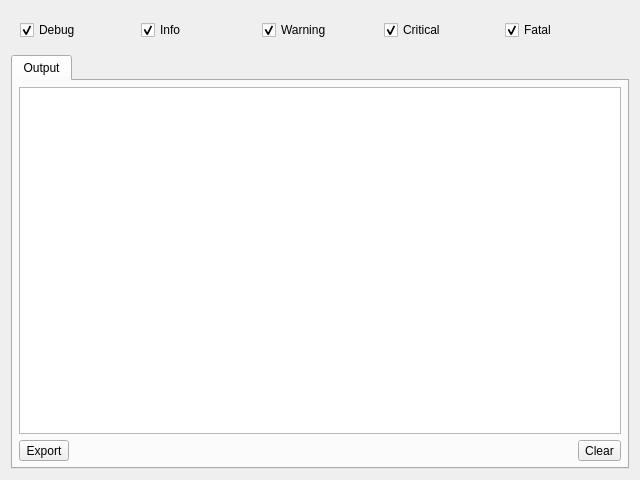
<?xml version="1.0" encoding="UTF-8"?>
<ui version="4.0">
 <class>FormQtMessageEx</class>
 <widget class="QWidget" name="FormQtMessageEx">
  <property name="geometry">
   <rect>
    <x>0</x>
    <y>0</y>
    <width>640</width>
    <height>480</height>
   </rect>
  </property>
  <property name="windowTitle">
   <string>Form</string>
  </property>
  <layout class="QVBoxLayout" name="verticalLayout">
   <item>
    <widget class="QWidget" name="wgt_filter" native="true">
     <layout class="QHBoxLayout" name="horizontalLayout">
      <item>
       <widget class="QCheckBox" name="chkbx_debug">
        <property name="text">
         <string>Debug</string>
        </property>
        <property name="checked">
         <bool>true</bool>
        </property>
       </widget>
      </item>
      <item>
       <widget class="QCheckBox" name="chkbx_info">
        <property name="text">
         <string>Info</string>
        </property>
        <property name="checked">
         <bool>true</bool>
        </property>
       </widget>
      </item>
      <item>
       <widget class="QCheckBox" name="chkbx_warning">
        <property name="text">
         <string>Warning</string>
        </property>
        <property name="checked">
         <bool>true</bool>
        </property>
       </widget>
      </item>
      <item>
       <widget class="QCheckBox" name="chkbx_critical">
        <property name="text">
         <string>Critical</string>
        </property>
        <property name="checked">
         <bool>true</bool>
        </property>
       </widget>
      </item>
      <item>
       <widget class="QCheckBox" name="chkbx_fatal">
        <property name="text">
         <string>Fatal</string>
        </property>
        <property name="checked">
         <bool>true</bool>
        </property>
       </widget>
      </item>
     </layout>
    </widget>
   </item>
   <item>
    <widget class="QTabWidget" name="tabwgt_output">
     <property name="tabPosition">
      <enum>QTabWidget::North</enum>
     </property>
     <widget class="QWidget" name="tab">
      <attribute name="title">
       <string>Output</string>
      </attribute>
      <layout class="QGridLayout" name="gridLayout_2">
       <property name="leftMargin">
        <number>6</number>
       </property>
       <property name="topMargin">
        <number>6</number>
       </property>
       <property name="rightMargin">
        <number>6</number>
       </property>
       <property name="bottomMargin">
        <number>6</number>
       </property>
       <item row="0" column="0" colspan="3">
        <widget class="QTableView" name="tableview">
         <property name="editTriggers">
          <set>QAbstractItemView::NoEditTriggers</set>
         </property>
         <property name="selectionMode">
          <enum>QAbstractItemView::SingleSelection</enum>
         </property>
         <property name="selectionBehavior">
          <enum>QAbstractItemView::SelectRows</enum>
         </property>
        </widget>
       </item>
       <item row="1" column="1">
        <spacer name="hspacer_1">
         <property name="orientation">
          <enum>Qt::Horizontal</enum>
         </property>
         <property name="sizeHint" stdset="0">
          <size>
           <width>216</width>
           <height>20</height>
          </size>
         </property>
        </spacer>
       </item>
       <item row="1" column="2">
        <widget class="QToolButton" name="tbtn_clear">
         <property name="sizePolicy">
          <sizepolicy hsizetype="Preferred" vsizetype="Preferred">
           <horstretch>0</horstretch>
           <verstretch>0</verstretch>
          </sizepolicy>
         </property>
         <property name="text">
          <string>Clear</string>
         </property>
        </widget>
       </item>
       <item row="1" column="0">
        <widget class="QToolButton" name="tbtn_export">
         <property name="sizePolicy">
          <sizepolicy hsizetype="Preferred" vsizetype="Preferred">
           <horstretch>0</horstretch>
           <verstretch>0</verstretch>
          </sizepolicy>
         </property>
         <property name="text">
          <string>Export</string>
         </property>
        </widget>
       </item>
      </layout>
     </widget>
    </widget>
   </item>
  </layout>
 </widget>
 <tabstops>
  <tabstop>chkbx_debug</tabstop>
  <tabstop>chkbx_info</tabstop>
  <tabstop>chkbx_warning</tabstop>
  <tabstop>chkbx_critical</tabstop>
  <tabstop>chkbx_fatal</tabstop>
  <tabstop>tabwgt_output</tabstop>
  <tabstop>tableview</tabstop>
  <tabstop>tbtn_export</tabstop>
  <tabstop>tbtn_clear</tabstop>
 </tabstops>
 <resources/>
 <connections/>
</ui>
